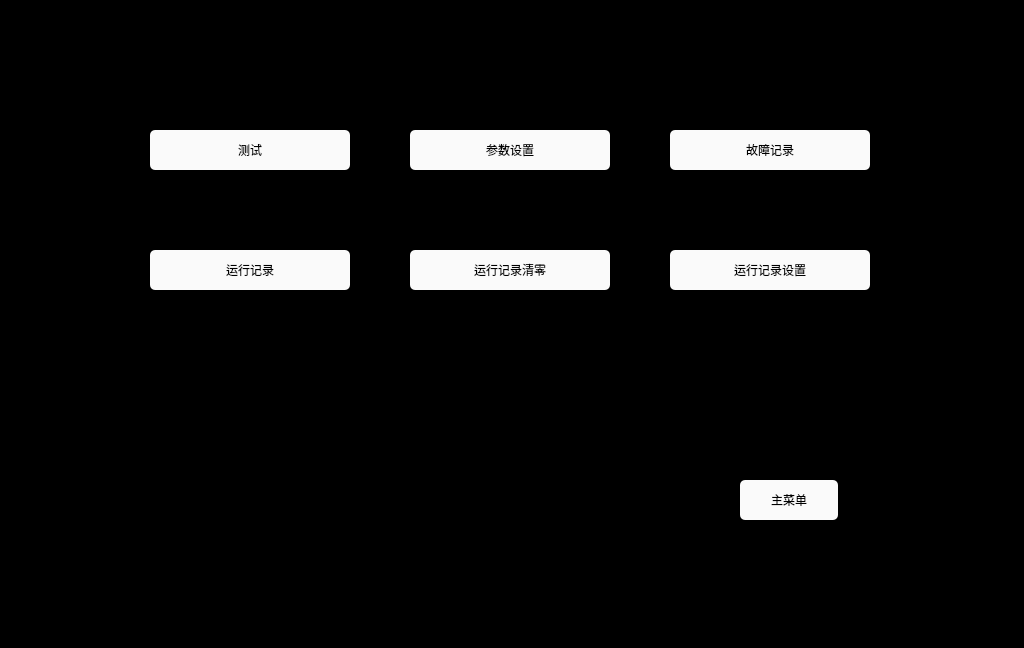
<?xml version="1.0" encoding="UTF-8"?>
<ui version="4.0">
 <class>MaintainancePage</class>
 <widget class="QWidget" name="MaintainancePage">
  <property name="geometry">
   <rect>
    <x>0</x>
    <y>0</y>
    <width>1024</width>
    <height>648</height>
   </rect>
  </property>
  <property name="windowTitle">
   <string>Form</string>
  </property>
  <property name="styleSheet">
   <string notr="true">QLabel
{
	color: white;
	border: 2px groove, gray;
    border-color: gray;
	font: 20px, &quot;SimHei&quot;;
	
}

QWidget
{
	background-color: black;
}

QPushButton
{
	font: 20px, &quot;SimHei&quot;;
    color: black;
	background-color: rgb(250, 250, 250);
	border-radius: 5px;
}</string>
  </property>
  <widget class="QPushButton" name="btn_test">
   <property name="geometry">
    <rect>
     <x>150</x>
     <y>130</y>
     <width>200</width>
     <height>40</height>
    </rect>
   </property>
   <property name="text">
    <string>测试</string>
   </property>
  </widget>
  <widget class="QPushButton" name="btn_paraSet">
   <property name="geometry">
    <rect>
     <x>410</x>
     <y>130</y>
     <width>200</width>
     <height>40</height>
    </rect>
   </property>
   <property name="text">
    <string>参数设置</string>
   </property>
  </widget>
  <widget class="QPushButton" name="btn_RunningRecord">
   <property name="geometry">
    <rect>
     <x>150</x>
     <y>250</y>
     <width>200</width>
     <height>40</height>
    </rect>
   </property>
   <property name="text">
    <string>运行记录</string>
   </property>
  </widget>
  <widget class="QPushButton" name="btn_historyRecord">
   <property name="geometry">
    <rect>
     <x>670</x>
     <y>130</y>
     <width>200</width>
     <height>40</height>
    </rect>
   </property>
   <property name="text">
    <string>故障记录</string>
   </property>
  </widget>
  <widget class="QPushButton" name="btn_RunningRecordClear">
   <property name="geometry">
    <rect>
     <x>410</x>
     <y>250</y>
     <width>200</width>
     <height>40</height>
    </rect>
   </property>
   <property name="text">
    <string>运行记录清零</string>
   </property>
  </widget>
  <widget class="QPushButton" name="btn_mainpage">
   <property name="geometry">
    <rect>
     <x>740</x>
     <y>480</y>
     <width>98</width>
     <height>40</height>
    </rect>
   </property>
   <property name="text">
    <string>主菜单</string>
   </property>
  </widget>
  <widget class="QPushButton" name="btn_setRecord">
   <property name="geometry">
    <rect>
     <x>670</x>
     <y>250</y>
     <width>200</width>
     <height>40</height>
    </rect>
   </property>
   <property name="text">
    <string>运行记录设置</string>
   </property>
  </widget>
 </widget>
 <resources/>
 <connections/>
</ui>
